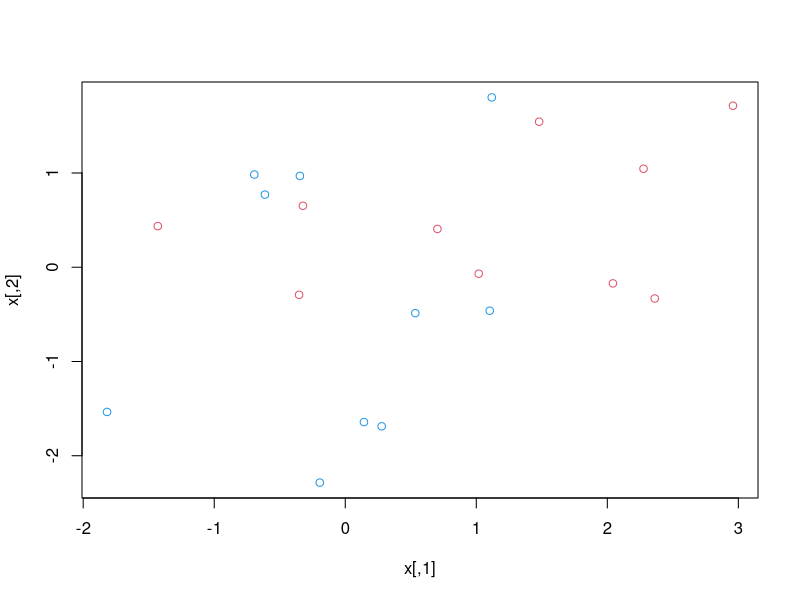
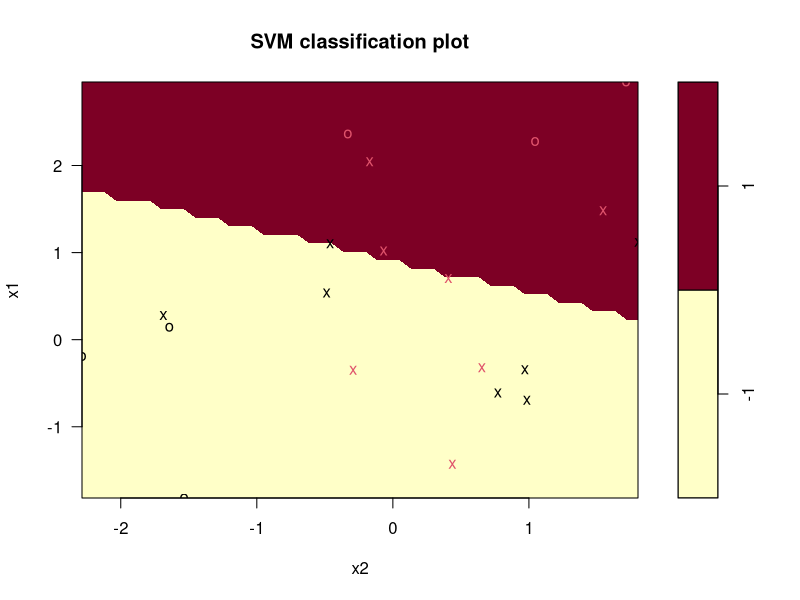
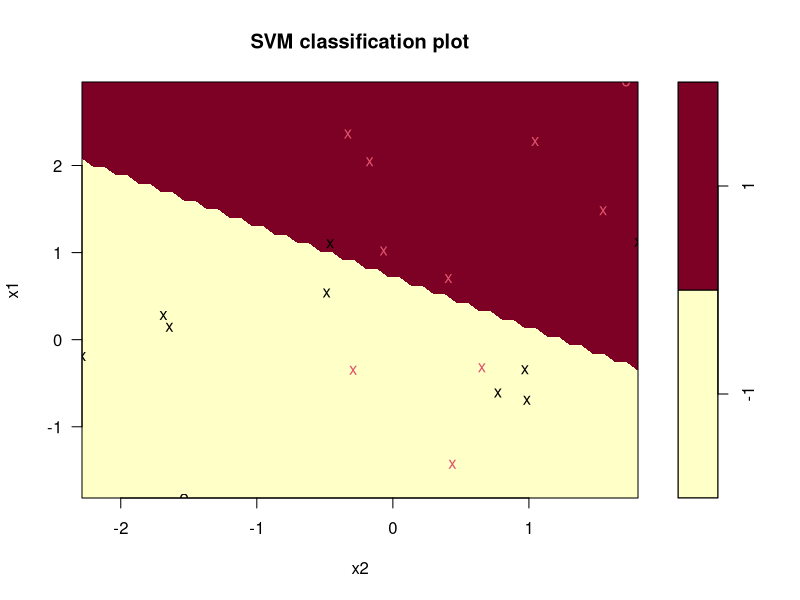
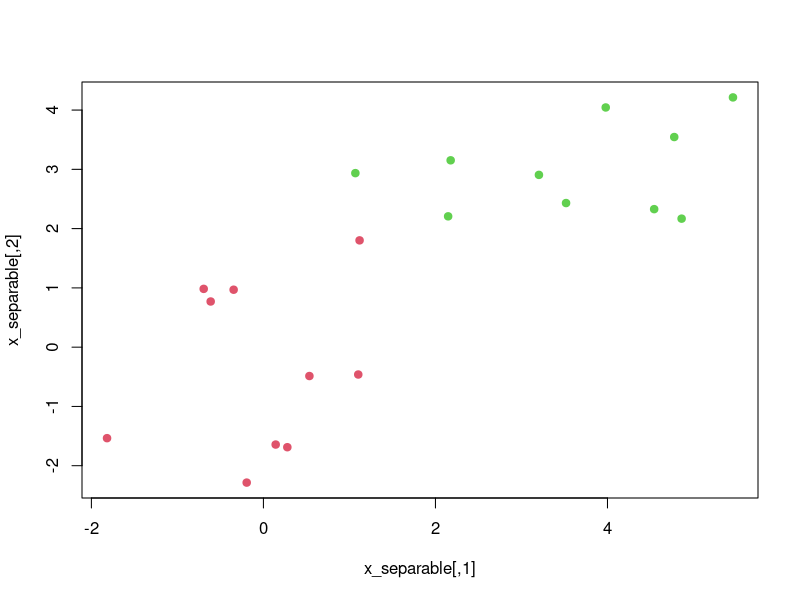
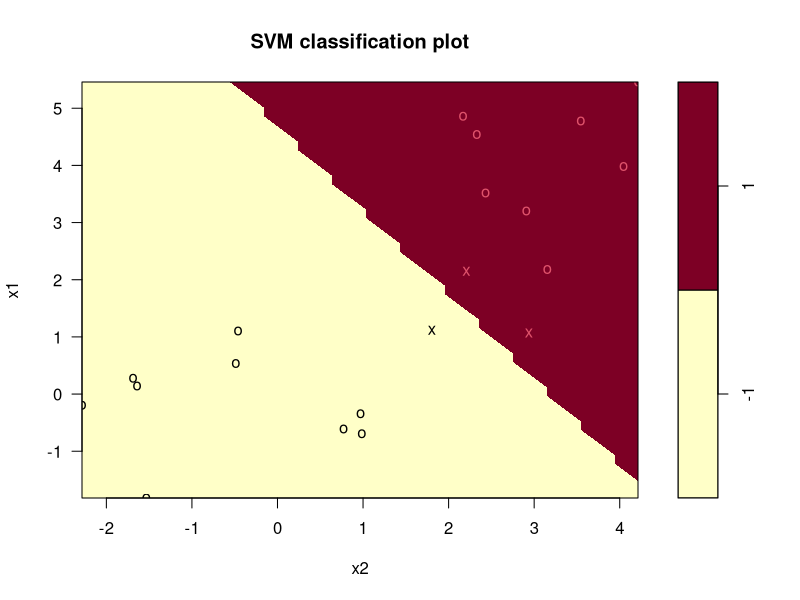
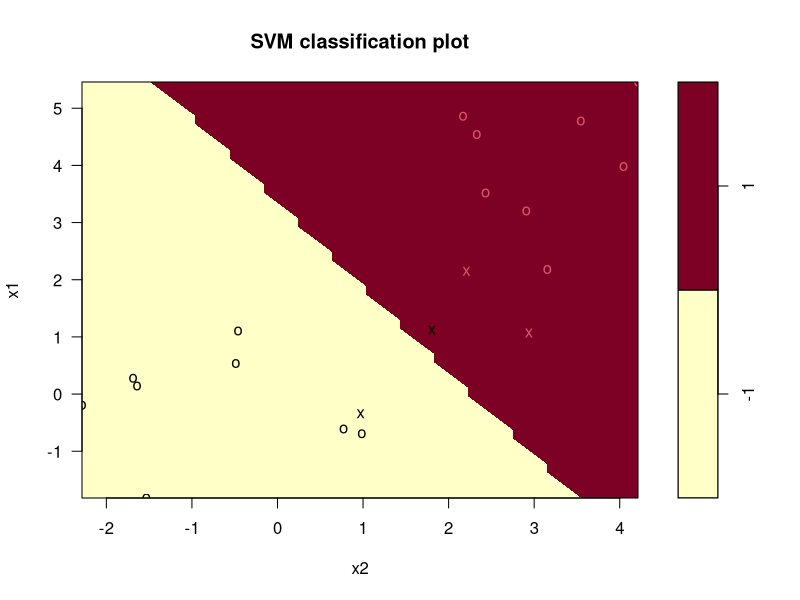
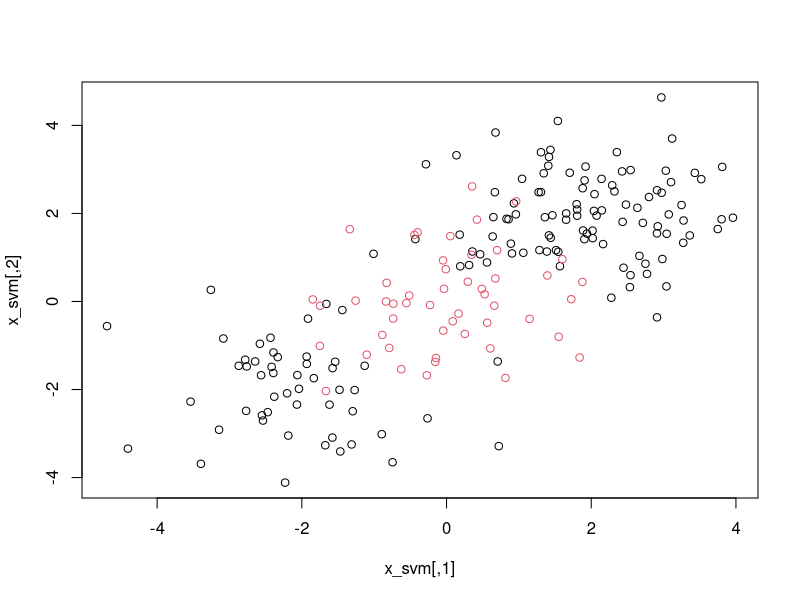
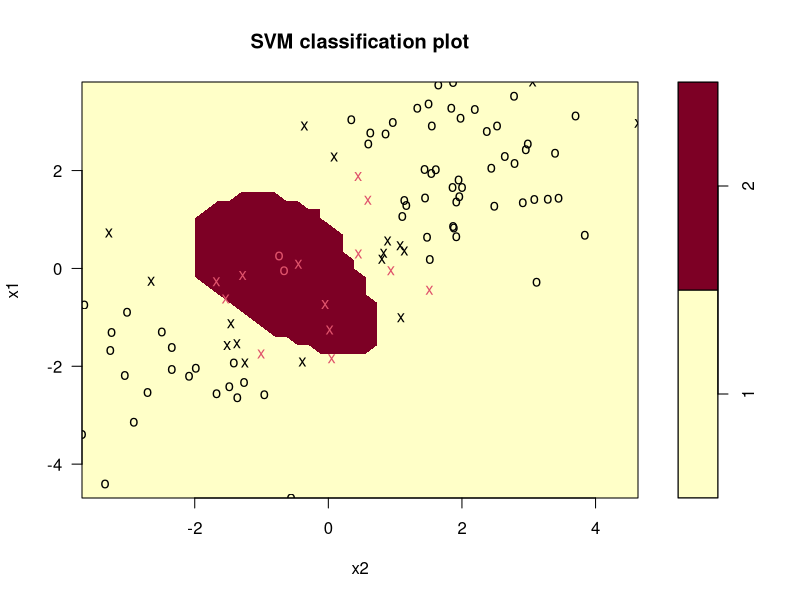

R code for these plots, in order:
## ---- chunk 1
library(tidyverse)
library(e1071)
library(ROCR)
## ---- chunk 2
set.seed(1989)
x <- matrix(rnorm(20*2), ncol = 2)
y <- c(rep(-1, 10), rep(1, 10))

# mean shifting rows based on the assigned class
x[y==1,] <- x[y==1,] + 1

plot(x, col = (3-y))
## ---- chunk 3
data <- 
  tibble(
  x1 = x[,1],
  x2 = x[,2],
  y = as.factor(y)
)

svmfit <-
  svm(
    y ~ .,
    data = data,
    kernel = "linear",
    cost = 10,
    scale = FALSE
  )
## ---- chunk 4
plot(svmfit, data)
## ---- chunk 5
svmfit$index
## ---- chunk 6
summary(svmfit)
## ---- chunk 7
svmfit2 <- svm(y ~ ., data = data, kernel = "linear", cost = 0.1,
               scale = FALSE)

plot(svmfit2, data)
## ---- chunk 8
svmfit2$index
## ---- chunk 9
tune_out <- tune(svm,
                 y ~ .,
                 data = data,
                 kernel = "linear",
                 ranges = list(
                   cost = c(0.001, 0.01, 0.1, 1, 5, 10, 100)
                 ))

summary(tune_out)
## ---- chunk 10
bestmod <- tune_out$best.model
summary(bestmod)
## ---- chunk 11
set.seed(2020)

xtest <- matrix(rnorm(20*2), ncol = 2)
ytest <- sample(c(-1, 1), 20, rep = TRUE)
xtest[ytest==1,] <- xtest[ytest==1,] + 1

testdat <- 
  tibble(
    x1 = xtest[,1],
    x2 = xtest[,2],
    y = ytest
  )

ypred <- predict(bestmod, testdat)

table(predict = ypred, truth = testdat$y)
## ---- chunk 12
svmfit3 <- svm(y ~ ., data = data, kernel = "linear",
               cost = .01, scale = FALSE)

ypred2 <- predict(svmfit3, testdat)

table(predict = ypred2, truth = testdat$y)
## ---- chunk 13
x_separable <- x
x_separable[y == 1,] <- x_separable[y == 1,] + 2.5

plot(x_separable, col = (y+5)/2, pch = 19)
## ---- chunk 14
data_separable <- 
  tibble(
    x1 = x_separable[,1],
    x2 = x_separable[,2],
    y = as.factor(y)
  )

svmfit4 <- svm(y ~ ., data = data_separable,
               kernel = "linear", cost = 1e5, scale = FALSE)

summary(svmfit4)
## ---- chunk 15
plot(svmfit4, data_separable)
## ---- chunk 16
svmfit5 <- svm(y ~ ., data = data_separable,
               kernel = "linear", cost = 0.5, scale = FALSE)

summary(svmfit5)
## ---- chunk 17
plot(svmfit5, data_separable)
## ---- chunk 18
set.seed(1989)

x_svm <- matrix(rnorm(200*2), ncol = 2)
x_svm[1:100,] <- x_svm[1:100,] + 2
x_svm[101:150,] <- x_svm[101:150,] - 2
y_svm <- c(rep(1, 150), rep(2, 50))

data_svm <- 
  tibble(
    x1 = x_svm[,1],
    x2 = x_svm[,2],
    y = as.factor(y_svm)
  )

plot(x_svm, col = y_svm)
## ---- chunk 19
set.seed(1989)
data_svm_train <- data_svm %>% 
  sample_frac(0.5)

data_svm_test <- data_svm %>% 
  anti_join(data_svm_train)
## ---- chunk 20
svmfit6 <- svm(y ~ ., data = data_svm_train,
               kernel = "radial", gamma = 1,
               cost = 1)

plot(svmfit6, data_svm_train)
## ---- chunk 21
summary(svmfit6)
## ---- chunk 22
svmfit7 <- svm(y ~ ., data = data_svm_train,
               kernel = "radial", gamma = 1,
               cost = 1e5)

plot(svmfit7, data_svm_train)
## ---- chunk 23
svmfit8 <- svm(y ~ ., data = data_svm_train,
               kernel = "radial", gamma = 20,
               cost = 1e5)

plot(svmfit8, data_svm_train)
## ---- chunk 24
set.seed(1989)

tune_out_svm <- 
  tune(svm, y ~ .,
       data = data_svm_train, kernel = "radial",
       ranges = list(
         cost = c(0.1, 1, 10, 100, 1000),
         gamma = c(0.5, 1, 2, 3, 4)
       ))

summary(tune_out_svm)
## ---- chunk 25
table(
  true = data_svm_test$y,
  pred = predict(tune_out_svm$best.model, newdata = data_svm_test)
)
## ---- chunk 26
rocplot <- function(pred, truth, ...) {
  predob <- prediction(pred, truth)
  perf <- performance(predob, "tpr", "fpr")
  plot(perf, ...)
}
## ---- chunk 27
svmfit_opt <- svm(
  y ~ .,
  data = data_svm_train,
  kernel = "radial",
  gamma = 0.5,
  cost = 100,
  decision.values = TRUE
)

fitted_svm <- attributes(
  predict(svmfit_opt, data_svm_train, decision.values = TRUE)
)$decision.values
## ---- chunk 28
rocplot(fitted_svm, data_svm_train$y, main = "Training Data")
## ---- chunk 29
svmfit_flex <- svm(
  y ~ .,
  data = data_svm_train,
  kernel = "radial",
  gamma = 50,
  cost = 1,
  decision.values = TRUE
)

fitted_svm_flex <- 
  attributes(
    predict(svmfit_flex, data_svm_train, decision.values = TRUE)
  )$decision.values

rocplot(fitted_svm, data_svm_train$y, main = "Training Data")
rocplot(fitted_svm_flex, data_svm_train$y, add = TRUE, col = "red")
## ---- chunk 30
fitted_svm_test <- attributes(
  predict(svmfit_opt, data_svm_test, decision.values = TRUE)
)$decision.values

fitted_svm_flex_test <- attributes(
  predict(svmfit_flex, data_svm_test, decision.values = TRUE)
)$decision.values

rocplot(fitted_svm_test, data_svm_test$y, main = "Test Data")
rocplot(fitted_svm_flex_test, data_svm_test$y,
        add = TRUE, col="red")
## ---- chunk 31
set.seed(1989)
x_mc <- rbind(x, matrix(rnorm(50*2), ncol = 2)) #mc stands for multi-class
y_mc <- c(y, rep(0, 50))
x_mc[y==0,2] <- x_mc[y==0,2] + 2

data_mc <- 
  tibble(
    x1 = x_mc[,1],
    x2 = x_mc[,2],
    y = factor(y_mc)
  )

plot(x_mc, col = (y_mc+2))
## ---- chunk 32
svmfit_mc <- 
  svm(
    y ~ .,
    data = data_mc,
    kernel = "radial",
    cost = 10,
    gamma = 5
  )

plot(svmfit_mc, data_mc)
